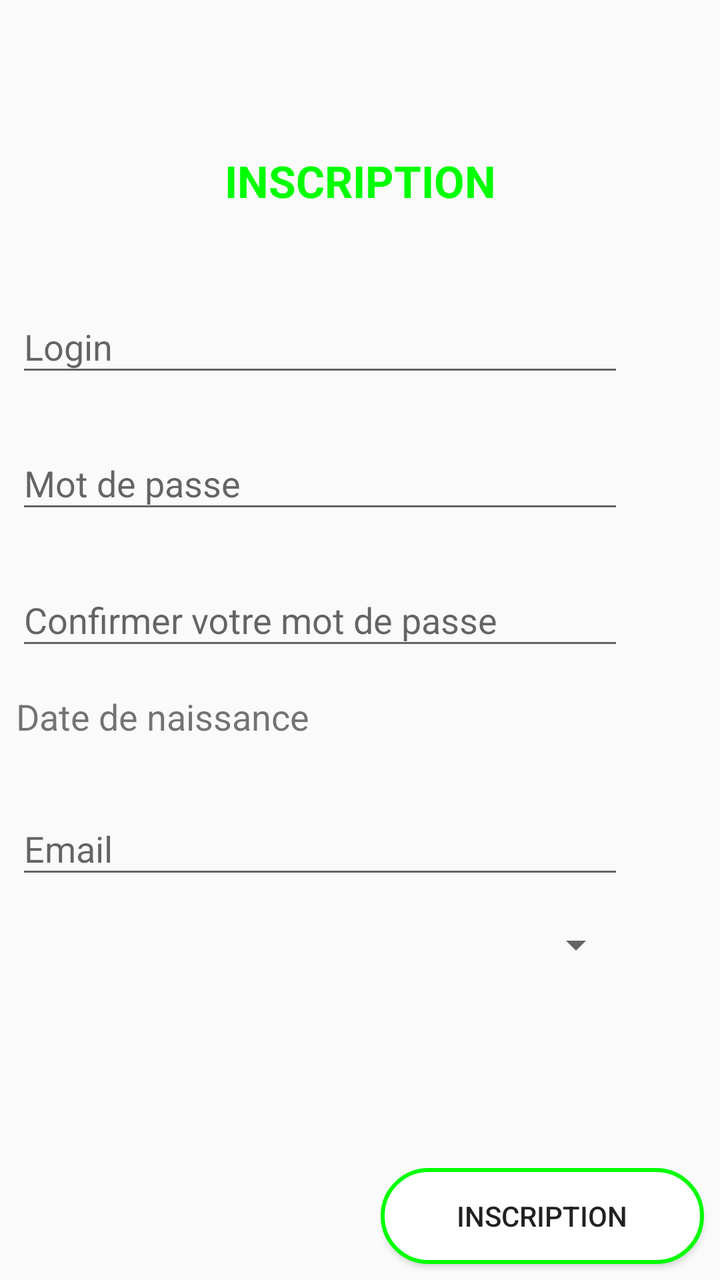
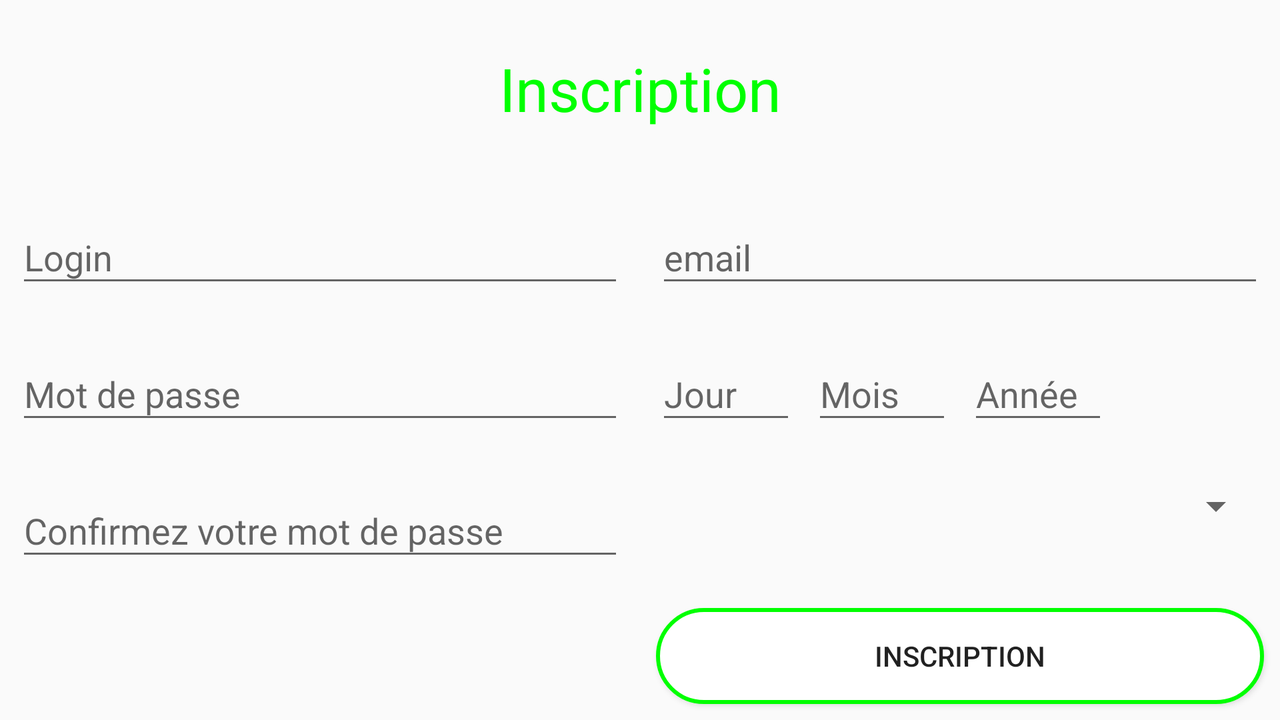

Compare how this app lays out the same screen by default and in its alternative resource folder. The renders come first, then the two layout files and the values they reference.
<!-- AndroidManifest.xml: application theme AppTheme -->
<!-- res/layout/activity_inscription.xml -->
<?xml version="1.0" encoding="utf-8"?>
<android.support.constraint.ConstraintLayout xmlns:android="http://schemas.android.com/apk/res/android"
    xmlns:app="http://schemas.android.com/apk/res-auto"
    xmlns:tools="http://schemas.android.com/tools"
    android:layout_width="match_parent"
    android:layout_height="match_parent"
    tools:context=".features.connection.SignUpActivity">


    <android.support.constraint.Guideline
        android:id="@+id/guideline_login"
        android:layout_width="wrap_content"
        android:layout_height="wrap_content"
        android:orientation="horizontal"
        app:layout_constraintGuide_percent="0.1" />

    <TextView
        android:id="@+id/login_activity_title"
        android:layout_width="0dp"
        android:layout_height="37dp"
        android:layout_marginStart="48dp"
        android:layout_marginLeft="48dp"
        android:layout_marginTop="8dp"
        android:layout_marginEnd="48dp"
        android:layout_marginRight="48dp"
        android:gravity="center"
        android:text="@string/login_activity_title_text"
        android:textAllCaps="true"
        android:textAppearance="@style/Base.TextAppearance.AppCompat.Large"
        android:textColor="@color/app_color"
        android:textStyle="bold"
        app:layout_constraintEnd_toEndOf="parent"
        app:layout_constraintHorizontal_bias="0.0"
        app:layout_constraintStart_toStartOf="parent"
        app:layout_constraintTop_toBottomOf="@id/guideline_login" />

    <android.support.design.widget.TextInputLayout
        android:id="@+id/login_signUpActivity"
        android:layout_width="0dp"
        android:layout_height="wrap_content"
        android:layout_marginStart="8dp"
        android:layout_marginLeft="8dp"
        android:layout_marginTop="32dp"
        android:layout_marginEnd="48dp"
        android:layout_marginRight="48dp"
        android:maxLines="1"
        android:inputType="text"
        app:layout_constraintEnd_toEndOf="parent"
        app:layout_constraintHorizontal_bias="1.0"
        app:layout_constraintStart_toStartOf="parent"
        app:layout_constraintTop_toBottomOf="@+id/login_activity_title">

        <android.support.design.widget.TextInputEditText
            android:layout_width="match_parent"
            android:layout_height="wrap_content"
            android:hint="@string/sign_up_activity_login_text"
            android:maxLines="1"
            android:inputType="text"/>
    </android.support.design.widget.TextInputLayout>

    <android.support.design.widget.TextInputLayout
        android:id="@+id/motDePasse_signUpActivity"
        android:layout_width="0dp"
        android:layout_height="wrap_content"
        android:layout_marginStart="8dp"
        android:layout_marginLeft="8dp"
        android:layout_marginTop="16dp"
        android:layout_marginEnd="48dp"
        android:layout_marginRight="48dp"
        android:maxLines="1"
        android:inputType="text"
        app:layout_constraintEnd_toEndOf="parent"
        app:layout_constraintStart_toStartOf="parent"
        app:layout_constraintTop_toBottomOf="@+id/login_signUpActivity">

        <android.support.design.widget.TextInputEditText
            android:layout_width="match_parent"
            android:layout_height="wrap_content"
            android:hint="@string/mot_de_passe_inscriptionPage"
            android:inputType="textPassword" />
    </android.support.design.widget.TextInputLayout>

    <TextView
        android:id="@+id/datePicker_signUpActivity"
        android:layout_width="0dp"
        android:layout_height="30dp"
        android:layout_marginStart="8dp"
        android:layout_marginLeft="8dp"
        android:layout_marginTop="16dp"
        android:layout_marginEnd="48dp"
        android:layout_marginRight="48dp"
        android:text="@string/datePicker_InscriptionPage"
        android:textSize="18sp"
        app:layout_constraintEnd_toEndOf="parent"
        app:layout_constraintStart_toStartOf="parent"
        app:layout_constraintTop_toBottomOf="@+id/confirmeMotDePasse_signUpActivity" />

    <android.support.design.widget.TextInputLayout
        android:id="@+id/email_signUpActivity"
        android:layout_width="0dp"
        android:layout_height="wrap_content"
        android:layout_marginStart="8dp"
        android:layout_marginLeft="8dp"
        android:layout_marginTop="16dp"
        android:layout_marginEnd="48dp"
        android:layout_marginRight="48dp"
        android:maxLines="1"
        android:inputType="text"
        app:layout_constraintEnd_toEndOf="parent"
        app:layout_constraintStart_toStartOf="parent"
        app:layout_constraintTop_toBottomOf="@+id/datePicker_signUpActivity">

        <android.support.design.widget.TextInputEditText
            android:layout_width="match_parent"
            android:layout_height="wrap_content"
            android:hint="@string/email_inscriptionPage"
            android:maxLines="1"
            android:inputType="text"/>

    </android.support.design.widget.TextInputLayout>

    <Button
        android:id="@+id/boutonInscription_signUpActivity"
        android:layout_width="0dp"
        android:layout_height="wrap_content"
        android:layout_marginStart="8dp"
        android:layout_marginLeft="8dp"
        android:layout_marginEnd="8dp"
        android:layout_marginRight="8dp"
        android:layout_marginBottom="8dp"
        android:background="@drawable/ripple_effect"
        android:text="@string/inscriptionBouton_InscriptionPage"
        app:layout_constraintBottom_toBottomOf="parent"
        app:layout_constraintEnd_toEndOf="parent"
        app:layout_constraintStart_toStartOf="@+id/guideline14" />

    <android.support.constraint.Guideline
        android:id="@+id/guideline14"
        android:layout_width="wrap_content"
        android:layout_height="wrap_content"
        android:orientation="vertical"
        app:layout_constraintGuide_percent="0.5060827" />

    <android.support.design.widget.TextInputLayout
        android:id="@+id/confirmeMotDePasse_signUpActivity"
        android:layout_width="0dp"
        android:layout_height="wrap_content"
        android:layout_marginStart="8dp"
        android:layout_marginLeft="8dp"
        android:layout_marginTop="16dp"
        android:layout_marginEnd="48dp"
        android:layout_marginRight="48dp"
        app:layout_constraintEnd_toEndOf="parent"
        app:layout_constraintStart_toStartOf="parent"
        app:layout_constraintTop_toBottomOf="@+id/motDePasse_signUpActivity">

        <android.support.design.widget.TextInputEditText
            android:layout_width="match_parent"
            android:layout_height="wrap_content"
            android:hint="@string/confirmer_votre_mot_de_passe_signUpPage"
            android:inputType="textPassword"/>
    </android.support.design.widget.TextInputLayout>

    <Spinner
        android:id="@+id/spinner"
        android:layout_width="0dp"
        android:layout_height="wrap_content"
        android:layout_marginStart="8dp"
        android:layout_marginLeft="8dp"
        android:layout_marginTop="16dp"
        android:layout_marginEnd="48dp"
        android:layout_marginRight="48dp"
        app:layout_constraintEnd_toEndOf="parent"
        app:layout_constraintStart_toStartOf="parent"
        app:layout_constraintTop_toBottomOf="@+id/email_signUpActivity" />


</android.support.constraint.ConstraintLayout>
<!-- resources referenced by this layout -->
<resources>
  <color name="app_color">#00FF00</color>
  <!-- drawable ripple_effect (drawable) -->
  <?xml version="1.0" encoding="utf-8"?>
  <selector xmlns:android="http://schemas.android.com/apk/res/android">
      <item>
          <shape android:shape="rectangle">
              <stroke android:width="1dp" android:color="@color/app_color" />
              <solid android:color="#FFFFFF"/>
              <corners android:radius="45dp" />
          </shape>
      </item>
  </selector>
  <string name="confirmer_votre_mot_de_passe_signUpPage">Confirmer votre mot de passe</string>
  <string name="datePicker_InscriptionPage">Date de naissance</string>
  <string name="email_inscriptionPage">Email</string>
  <string name="inscriptionBouton_InscriptionPage">Inscription</string>
  <string name="login_activity_title_text">Inscription</string>
  <string name="mot_de_passe_inscriptionPage">Mot de passe</string>
  <string name="sign_up_activity_login_text">Login</string>
  <style name="AppTheme" parent="Theme.AppCompat.Light.NoActionBar">
          
          <item name="colorPrimary">@color/app_color</item>
          <item name="colorPrimaryDark">@color/app_color</item>
          <item name="colorAccent">@color/app_color</item>
  
          <item name="android:windowNoTitle">true</item>
          <item name="android:windowFullscreen">true</item>
      </style>
</resources>
<!-- res/layout-land/activity_inscription.xml (the repository's variant of the layout above) -->
<!-- drawn on the phone turned sideways -->
<?xml version="1.0" encoding="utf-8"?>
<android.support.constraint.ConstraintLayout
    xmlns:android="http://schemas.android.com/apk/res/android"
    xmlns:app="http://schemas.android.com/apk/res-auto"
    xmlns:tools="http://schemas.android.com/tools"
    android:layout_width="match_parent"
    android:layout_height="match_parent">

    <TextView
        android:id="@+id/titre_SignUpPage"
        android:layout_width="0dp"
        android:layout_height="wrap_content"
        android:layout_marginStart="8dp"
        android:layout_marginLeft="8dp"
        android:layout_marginTop="24dp"
        android:layout_marginEnd="8dp"
        android:layout_marginRight="8dp"
        android:gravity="center"
        android:text="@string/inscription_signUpActivity"
        android:textColor="@color/app_color"
        android:textSize="30sp"
        app:layout_constraintEnd_toEndOf="parent"
        app:layout_constraintStart_toStartOf="parent"
        app:layout_constraintTop_toTopOf="parent" />

    <android.support.design.widget.TextInputLayout
        android:id="@+id/login_signUpActivity"
        android:layout_width="0dp"
        android:layout_height="wrap_content"
        android:layout_marginStart="8dp"
        android:layout_marginLeft="8dp"
        android:layout_marginTop="32dp"
        android:layout_marginEnd="8dp"
        android:layout_marginRight="8dp"
        app:layout_constraintEnd_toStartOf="@+id/guideline7"
        app:layout_constraintStart_toStartOf="parent"
        app:layout_constraintTop_toBottomOf="@+id/titre_SignUpPage">

        <android.support.design.widget.TextInputEditText
            android:layout_width="match_parent"
            android:layout_height="wrap_content"
            android:hint="@string/login_signUpActivity"
            android:inputType="text"
            android:maxLines="1"/>
    </android.support.design.widget.TextInputLayout>

    <android.support.design.widget.TextInputLayout
        android:id="@+id/password_signUpActivity"
        android:layout_width="0dp"
        android:layout_height="wrap_content"
        android:layout_marginStart="8dp"
        android:layout_marginLeft="8dp"
        android:layout_marginTop="16dp"
        android:layout_marginEnd="8dp"
        android:layout_marginRight="8dp"
        app:layout_constraintEnd_toStartOf="@+id/guideline7"
        app:layout_constraintStart_toStartOf="parent"
        app:layout_constraintTop_toBottomOf="@+id/login_signUpActivity">

        <android.support.design.widget.TextInputEditText
            android:layout_width="match_parent"
            android:layout_height="wrap_content"
            android:hint="@string/mot_de_passe_signUpActivity"
            android:inputType="numberPassword"/>
    </android.support.design.widget.TextInputLayout>

    <android.support.design.widget.TextInputLayout
        android:id="@+id/confirmPassword_signUpActivity"
        android:layout_width="0dp"
        android:layout_height="wrap_content"
        android:layout_marginStart="8dp"
        android:layout_marginLeft="8dp"
        android:layout_marginTop="16dp"
        android:layout_marginEnd="8dp"
        android:layout_marginRight="8dp"
        app:layout_constraintEnd_toStartOf="@+id/guideline7"
        app:layout_constraintStart_toStartOf="parent"
        app:layout_constraintTop_toBottomOf="@+id/password_signUpActivity">

        <android.support.design.widget.TextInputEditText
            android:layout_width="match_parent"
            android:layout_height="wrap_content"
            android:hint="@string/confirmez_votre_mot_de_passe_signUpActivity"
            android:inputType="numberPassword"/>
    </android.support.design.widget.TextInputLayout>

    <android.support.design.widget.TextInputLayout
        android:id="@+id/email_signUpActivity"
        android:layout_width="0dp"
        android:layout_height="wrap_content"
        android:layout_marginStart="8dp"
        android:layout_marginLeft="8dp"
        android:layout_marginTop="32dp"
        android:layout_marginEnd="8dp"
        android:layout_marginRight="8dp"
        app:layout_constraintEnd_toEndOf="parent"
        app:layout_constraintStart_toStartOf="@+id/guideline7"
        app:layout_constraintTop_toBottomOf="@+id/titre_SignUpPage">

        <android.support.design.widget.TextInputEditText
            android:layout_width="match_parent"
            android:layout_height="wrap_content"
            android:hint="@string/email_signUpActivity"
            android:maxLines="1"
            android:inputType="text"/>
    </android.support.design.widget.TextInputLayout>

    <Spinner
        android:id="@+id/spinnerCity"
        android:layout_width="0dp"
        android:layout_height="wrap_content"
        android:layout_marginStart="8dp"
        android:layout_marginLeft="8dp"
        android:layout_marginTop="24dp"
        android:layout_marginEnd="8dp"
        android:layout_marginRight="8dp"
        app:layout_constraintEnd_toEndOf="parent"
        app:layout_constraintStart_toStartOf="@+id/guideline7"
        app:layout_constraintTop_toBottomOf="@+id/month_birthDat_SignUpActivity" />

    <Button
        android:id="@+id/buttonSignUp"
        android:layout_width="0dp"
        android:layout_height="wrap_content"
        android:layout_marginStart="8dp"
        android:layout_marginLeft="8dp"
        android:layout_marginEnd="8dp"
        android:layout_marginRight="8dp"
        android:layout_marginBottom="8dp"
        android:background="@drawable/ripple_effect"
        android:text="@string/inscription_signUpActivity"
        app:layout_constraintBottom_toBottomOf="parent"
        app:layout_constraintEnd_toEndOf="parent"
        app:layout_constraintStart_toEndOf="@+id/guideline7" />

    <android.support.constraint.Guideline
        android:id="@+id/guideline7"
        android:layout_width="wrap_content"
        android:layout_height="wrap_content"
        android:orientation="vertical"
        app:layout_constraintGuide_percent="0.5" />

    <android.support.design.widget.TextInputLayout
        android:id="@+id/day_birthDat_SignUpActivity"
        android:layout_width="70dp"
        android:layout_height="wrap_content"
        android:layout_marginStart="8dp"
        android:layout_marginLeft="8dp"
        android:layout_marginTop="16dp"
        app:layout_constraintStart_toStartOf="@+id/guideline7"
        app:layout_constraintTop_toBottomOf="@+id/email_signUpActivity">

        <android.support.design.widget.TextInputEditText
            android:layout_width="match_parent"
            android:layout_height="wrap_content"
            android:hint="@string/jour_SignUpActivity"
            android:inputType="number"
            android:maxLines="1"/>
    </android.support.design.widget.TextInputLayout>

    <android.support.design.widget.TextInputLayout
        android:id="@+id/month_birthDat_SignUpActivity"
        android:layout_width="70dp"
        android:layout_height="wrap_content"
        android:layout_marginStart="8dp"
        android:layout_marginLeft="8dp"
        android:layout_marginTop="16dp"
        app:layout_constraintStart_toEndOf="@+id/day_birthDat_SignUpActivity"
        app:layout_constraintTop_toBottomOf="@+id/email_signUpActivity">

        <android.support.design.widget.TextInputEditText
            android:layout_width="match_parent"
            android:layout_height="wrap_content"
            android:hint="@string/mois_SignUpActivity"
            android:inputType="number"
            android:maxLines="1"/>
    </android.support.design.widget.TextInputLayout>

    <android.support.design.widget.TextInputLayout
        android:id="@+id/year_birthDat_SignUpActivity"
        android:layout_width="70dp"
        android:layout_height="wrap_content"
        android:layout_marginStart="8dp"
        android:layout_marginLeft="8dp"
        android:layout_marginTop="16dp"
        app:layout_constraintStart_toEndOf="@+id/month_birthDat_SignUpActivity"
        app:layout_constraintTop_toBottomOf="@+id/email_signUpActivity">

        <android.support.design.widget.TextInputEditText
            android:layout_width="match_parent"
            android:layout_height="wrap_content"
            android:hint="@string/annee_SignUpActivity"
            android:inputType="number"
            android:maxLines="1"/>
    </android.support.design.widget.TextInputLayout>


</android.support.constraint.ConstraintLayout>
<!-- resources referenced by the variant -->
<!-- as the phone turned sideways resolves them -->
<resources>
  <color name="app_color">#00FF00</color>
  <!-- drawable ripple_effect (drawable) -->
  <?xml version="1.0" encoding="utf-8"?>
  <selector xmlns:android="http://schemas.android.com/apk/res/android">
      <item>
          <shape android:shape="rectangle">
              <stroke android:width="1dp" android:color="@color/app_color" />
              <solid android:color="#FFFFFF"/>
              <corners android:radius="45dp" />
          </shape>
      </item>
  </selector>
  <string name="annee_SignUpActivity">Année</string>
  <string name="confirmez_votre_mot_de_passe_signUpActivity">Confirmez votre mot de passe</string>
  <string name="email_signUpActivity">email</string>
  <string name="inscription_signUpActivity">Inscription</string>
  <string name="jour_SignUpActivity">Jour</string>
  <string name="login_signUpActivity">Login</string>
  <string name="mois_SignUpActivity">Mois</string>
  <string name="mot_de_passe_signUpActivity">Mot de passe</string>
  <style name="AppTheme" parent="Theme.AppCompat.Light.NoActionBar">
          
          <item name="colorPrimary">@color/app_color</item>
          <item name="colorPrimaryDark">@color/app_color</item>
          <item name="colorAccent">@color/app_color</item>
  
          <item name="android:windowNoTitle">true</item>
          <item name="android:windowFullscreen">true</item>
      </style>
</resources>
